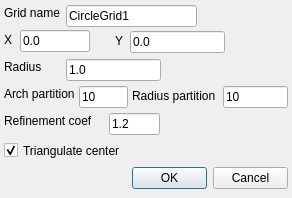
<?xml version="1.0" encoding="UTF-8"?>
<ui version="4.0">
 <class>add_unf_circ</class>
 <widget class="QDialog" name="add_unf_circ">
  <property name="geometry">
   <rect>
    <x>0</x>
    <y>0</y>
    <width>292</width>
    <height>198</height>
   </rect>
  </property>
  <property name="windowTitle">
   <string>Add circle uniform grid block</string>
  </property>
  <property name="windowIcon">
   <iconset resource="ComGridRes.qrc">
    <normaloff>:/icons/mainwin.png</normaloff>:/icons/mainwin.png</iconset>
  </property>
  <widget class="QLabel" name="label">
   <property name="geometry">
    <rect>
     <x>4</x>
     <y>5</y>
     <width>58</width>
     <height>16</height>
    </rect>
   </property>
   <property name="text">
    <string>Grid name</string>
   </property>
  </widget>
  <widget class="QLineEdit" name="ed_name">
   <property name="geometry">
    <rect>
     <x>66</x>
     <y>5</y>
     <width>131</width>
     <height>22</height>
    </rect>
   </property>
   <property name="text">
    <string>CircleGrid1</string>
   </property>
  </widget>
  <widget class="QLabel" name="label_2">
   <property name="geometry">
    <rect>
     <x>4</x>
     <y>59</y>
     <width>40</width>
     <height>16</height>
    </rect>
   </property>
   <property name="text">
    <string>Radius</string>
   </property>
  </widget>
  <widget class="QLineEdit" name="ed_rad">
   <property name="geometry">
    <rect>
     <x>66</x>
     <y>59</y>
     <width>95</width>
     <height>22</height>
    </rect>
   </property>
   <property name="text">
    <string>1.0</string>
   </property>
  </widget>
  <widget class="QLabel" name="label_3">
   <property name="geometry">
    <rect>
     <x>4</x>
     <y>86</y>
     <width>71</width>
     <height>16</height>
    </rect>
   </property>
   <property name="text">
    <string>Arch partition</string>
   </property>
  </widget>
  <widget class="QLineEdit" name="ed_na">
   <property name="geometry">
    <rect>
     <x>79</x>
     <y>86</y>
     <width>49</width>
     <height>22</height>
    </rect>
   </property>
   <property name="text">
    <string>10</string>
   </property>
  </widget>
  <widget class="QLabel" name="label_4">
   <property name="geometry">
    <rect>
     <x>132</x>
     <y>88</y>
     <width>87</width>
     <height>16</height>
    </rect>
   </property>
   <property name="text">
    <string>Radius partition</string>
   </property>
  </widget>
  <widget class="QLineEdit" name="ed_nr">
   <property name="geometry">
    <rect>
     <x>223</x>
     <y>86</y>
     <width>65</width>
     <height>22</height>
    </rect>
   </property>
   <property name="text">
    <string>10</string>
   </property>
  </widget>
  <widget class="QLabel" name="label_5">
   <property name="geometry">
    <rect>
     <x>4</x>
     <y>113</y>
     <width>91</width>
     <height>16</height>
    </rect>
   </property>
   <property name="text">
    <string>Refinement coef</string>
   </property>
  </widget>
  <widget class="QLineEdit" name="ed_coef">
   <property name="geometry">
    <rect>
     <x>109</x>
     <y>113</y>
     <width>51</width>
     <height>22</height>
    </rect>
   </property>
   <property name="text">
    <string>1.2</string>
   </property>
  </widget>
  <widget class="QCheckBox" name="cb_trian">
   <property name="geometry">
    <rect>
     <x>4</x>
     <y>140</y>
     <width>124</width>
     <height>21</height>
    </rect>
   </property>
   <property name="text">
    <string>Triangulate center</string>
   </property>
   <property name="checked">
    <bool>true</bool>
   </property>
  </widget>
  <widget class="QDialogButtonBox" name="buttonBox">
   <property name="geometry">
    <rect>
     <x>132</x>
     <y>166</y>
     <width>156</width>
     <height>25</height>
    </rect>
   </property>
   <property name="orientation">
    <enum>Qt::Horizontal</enum>
   </property>
   <property name="standardButtons">
    <set>QDialogButtonBox::Cancel|QDialogButtonBox::Ok</set>
   </property>
  </widget>
  <widget class="QLabel" name="label_6">
   <property name="geometry">
    <rect>
     <x>4</x>
     <y>32</y>
     <width>16</width>
     <height>16</height>
    </rect>
   </property>
   <property name="text">
    <string>X</string>
   </property>
  </widget>
  <widget class="QLineEdit" name="ed_x">
   <property name="geometry">
    <rect>
     <x>20</x>
     <y>30</y>
     <width>70</width>
     <height>22</height>
    </rect>
   </property>
   <property name="text">
    <string>0.0</string>
   </property>
  </widget>
  <widget class="QLabel" name="label_7">
   <property name="geometry">
    <rect>
     <x>115</x>
     <y>33</y>
     <width>16</width>
     <height>16</height>
    </rect>
   </property>
   <property name="text">
    <string>Y</string>
   </property>
  </widget>
  <widget class="QLineEdit" name="ed_y">
   <property name="geometry">
    <rect>
     <x>130</x>
     <y>31</y>
     <width>95</width>
     <height>22</height>
    </rect>
   </property>
   <property name="text">
    <string>0.0</string>
   </property>
  </widget>
 </widget>
 <resources>
  <include location="ComGridRes.qrc"/>
 </resources>
 <connections>
  <connection>
   <sender>buttonBox</sender>
   <signal>accepted()</signal>
   <receiver>add_unf_circ</receiver>
   <slot>accept()</slot>
   <hints>
    <hint type="sourcelabel">
     <x>248</x>
     <y>254</y>
    </hint>
    <hint type="destinationlabel">
     <x>157</x>
     <y>274</y>
    </hint>
   </hints>
  </connection>
  <connection>
   <sender>buttonBox</sender>
   <signal>rejected()</signal>
   <receiver>add_unf_circ</receiver>
   <slot>reject()</slot>
   <hints>
    <hint type="sourcelabel">
     <x>316</x>
     <y>260</y>
    </hint>
    <hint type="destinationlabel">
     <x>286</x>
     <y>274</y>
    </hint>
   </hints>
  </connection>
 </connections>
</ui>
